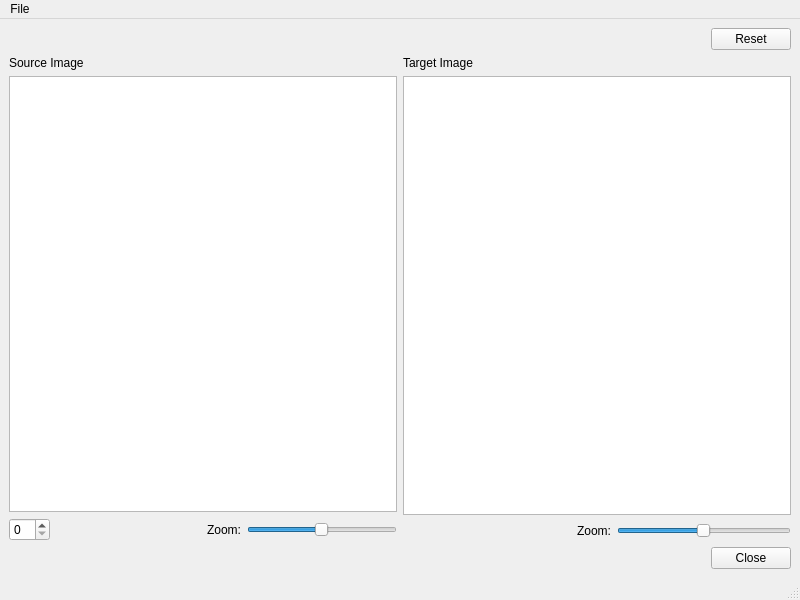
<?xml version="1.0" encoding="UTF-8"?>
<ui version="4.0">
 <class>MvcWindow</class>
 <widget class="QMainWindow" name="MvcWindow">
  <property name="geometry">
   <rect>
    <x>0</x>
    <y>0</y>
    <width>800</width>
    <height>600</height>
   </rect>
  </property>
  <property name="windowTitle">
   <string>Borack Vision</string>
  </property>
  <widget class="QWidget" name="centralwidget">
   <layout class="QVBoxLayout" name="verticalLayout_7">
    <item>
     <layout class="QHBoxLayout" name="horizontalLayout_5">
      <item>
       <spacer name="horizontalSpacer">
        <property name="orientation">
         <enum>Qt::Horizontal</enum>
        </property>
        <property name="sizeHint" stdset="0">
         <size>
          <width>40</width>
          <height>20</height>
         </size>
        </property>
       </spacer>
      </item>
      <item>
       <widget class="QPushButton" name="pushButton">
        <property name="text">
         <string>Reset</string>
        </property>
       </widget>
      </item>
     </layout>
    </item>
    <item>
     <layout class="QHBoxLayout" name="horizontalLayout_2">
      <item>
       <layout class="QVBoxLayout" name="verticalLayout_5">
        <item>
         <widget class="QLabel" name="label_3">
          <property name="text">
           <string>Source Image</string>
          </property>
         </widget>
        </item>
        <item>
         <widget class="CustomView" name="sourceView"/>
        </item>
        <item>
         <layout class="QHBoxLayout" name="horizontalLayout">
          <item>
           <widget class="QSpinBox" name="spinBox"/>
          </item>
          <item>
           <spacer name="horizontalSpacer_2">
            <property name="orientation">
             <enum>Qt::Horizontal</enum>
            </property>
            <property name="sizeHint" stdset="0">
             <size>
              <width>40</width>
              <height>20</height>
             </size>
            </property>
           </spacer>
          </item>
          <item>
           <widget class="QLabel" name="label">
            <property name="text">
             <string>Zoom:</string>
            </property>
           </widget>
          </item>
          <item>
           <widget class="QSlider" name="sourceZoom">
            <property name="minimum">
             <number>1</number>
            </property>
            <property name="maximum">
             <number>200</number>
            </property>
            <property name="singleStep">
             <number>1</number>
            </property>
            <property name="value">
             <number>100</number>
            </property>
            <property name="orientation">
             <enum>Qt::Horizontal</enum>
            </property>
            <property name="invertedAppearance">
             <bool>false</bool>
            </property>
            <property name="invertedControls">
             <bool>false</bool>
            </property>
           </widget>
          </item>
         </layout>
        </item>
       </layout>
      </item>
      <item>
       <layout class="QVBoxLayout" name="verticalLayout_6">
        <item>
         <widget class="QLabel" name="label_4">
          <property name="sizePolicy">
           <sizepolicy hsizetype="Preferred" vsizetype="Preferred">
            <horstretch>0</horstretch>
            <verstretch>0</verstretch>
           </sizepolicy>
          </property>
          <property name="text">
           <string>Target Image</string>
          </property>
         </widget>
        </item>
        <item>
         <widget class="CustomView" name="targetView"/>
        </item>
        <item>
         <layout class="QHBoxLayout" name="horizontalLayout_3">
          <item>
           <spacer name="horizontalSpacer_3">
            <property name="orientation">
             <enum>Qt::Horizontal</enum>
            </property>
            <property name="sizeHint" stdset="0">
             <size>
              <width>40</width>
              <height>20</height>
             </size>
            </property>
           </spacer>
          </item>
          <item>
           <widget class="QLabel" name="label_2">
            <property name="text">
             <string>Zoom:</string>
            </property>
           </widget>
          </item>
          <item>
           <widget class="QSlider" name="targetZoom">
            <property name="minimum">
             <number>1</number>
            </property>
            <property name="maximum">
             <number>200</number>
            </property>
            <property name="value">
             <number>100</number>
            </property>
            <property name="orientation">
             <enum>Qt::Horizontal</enum>
            </property>
           </widget>
          </item>
         </layout>
        </item>
       </layout>
      </item>
     </layout>
    </item>
    <item>
     <widget class="QDialogButtonBox" name="buttonBox">
      <property name="standardButtons">
       <set>QDialogButtonBox::Close</set>
      </property>
      <property name="centerButtons">
       <bool>false</bool>
      </property>
     </widget>
    </item>
   </layout>
  </widget>
  <widget class="QMenuBar" name="menubar">
   <property name="geometry">
    <rect>
     <x>0</x>
     <y>0</y>
     <width>800</width>
     <height>22</height>
    </rect>
   </property>
   <widget class="QMenu" name="menuFile">
    <property name="title">
     <string>File</string>
    </property>
    <addaction name="actionOpen_source"/>
    <addaction name="actionOpen_target"/>
   </widget>
   <addaction name="menuFile"/>
  </widget>
  <widget class="QStatusBar" name="statusbar"/>
  <action name="actionOpen_source">
   <property name="text">
    <string>Open source ...</string>
   </property>
  </action>
  <action name="actionOpen_target">
   <property name="text">
    <string>Open target ...</string>
   </property>
  </action>
 </widget>
 <customwidgets>
  <customwidget>
   <class>CustomView</class>
   <extends>QGraphicsView</extends>
   <header>customview.hpp</header>
  </customwidget>
 </customwidgets>
 <resources/>
 <connections/>
</ui>
